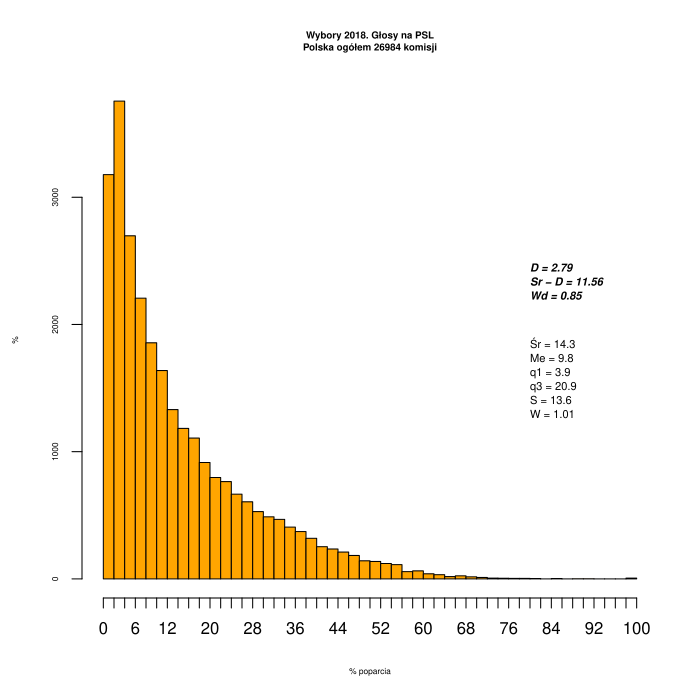

Source code (R):
#!/usr/bin/Rscript
# Skrypt wykreślna różnego rodzaju histogramy dla danych z pliku ws2018_komitety_by_komisja_T.csv
#
require (ggplot2)

estimatedMode <- function(x) { d <- density(x, na.rm=T); d$x[which.max(d$y)] }

showVotes <- function(df, x, co, region, N, minN) {
   ## showVotes = wykreśla histogram dla województwa (region)
   kN <- nrow(df)
   sX <- summary(df[[x]], na.rm=TRUE);
   sV <- sd(df[[x]], na.rm=TRUE)
   ## współczynnik skośności Pearsona
   skewness <- 3 * (sX[["Mean"]] - sX[["Median"]])/sV
   Mo <- estimatedMode(df[[x]])
   skewnessMo <- (sX[["Mean"]] - Mo)/sV

   summary_label <- sprintf ("Śr = %.1f\nMe = %.1f\nq1 = %.1f\nq3 = %.1f\nS = %.1f\nW = %.2f", 
     sX[["Mean"]], sX[["Median"]],
     sX[["1st Qu."]], sX[["3rd Qu."]], sV, skewness)
   summary_label_bold <- sprintf ("D = %.2f\nSr - D = %.2f\nWd = %.2f", Mo, sX[["Mean"]] - Mo, skewnessMo)

   if (minN < 1) {
   t <- sprintf("Wybory 2018. Głosy na %s\n%s ogółem %d komisji", co, region, kN ) } 
   else { t <- sprintf("Wybory 2018. Głosy na %s\n%s ogółem %d komisji (N>%d)", co, region, kN, minN ) } 

   h <- hist(df[[x]], breaks=kpN, freq=TRUE, col="orange", main=t, 
     ylab="%", xlab="% poparcia", labels=F, xaxt='n' )
     axis(side=1, at=kpN, cex.axis=2, cex.lab=2)
    ## pozycja tekstu zawierającego statystyki opisowe
   posX <- .50 * max(h$counts)
   posY <- .66 * max(h$counts)
   text(80, posX, summary_label, cex=1.4, adj=c(0,1) )
   text(80, posY, summary_label_bold, cex=1.4, adj=c(0,1), font=4)
}


## Wczytanie danych; obliczenie podst. statystyk:
komisje <- read.csv("ws2018_komisje_wyniki.csv", 
   sep = ';', header=T, na.string="NA");

summary(komisje$PSL); summary(komisje$PiS); summary(komisje$PO);
fivenum(komisje$PSLp); fivenum(komisje$PiSp); fivenum(komisje$POp);

## ## ###
par(ps=6,cex=1,cex.axis=1,cex.lab=1,cex.main=1.2)
kpN <- seq(0, 100, by=2);
kpX <- c(0, 10,20,30,40,50,60,70,80,90, 100);
kN <- nrow(komisje)
region <- "Polska"
minTurnout <- 0

## cała Polska:
showVotes(komisje, "PSLp", "PSL", region, kN, minTurnout);
showVotes(komisje, "PiSp", "PiS", region, kN, minTurnout);
showVotes(komisje, "POp",  "PO",  region, kN, minTurnout);
showVotes(komisje, "SLDp", "SLD", region, kN, minTurnout);

## Cała Polska (bez małych komisji):
## ( późniejszych analizach pomijane są małe komisje)
#minTurnout <- 49
#komisje <- subset (komisje, totalG > minTurnout); 
#kN <- nrow(komisje)
#
#showVotes(komisje, "PSLp", "PSL", region, kN, minTurnout);
#showVotes(komisje, "PiSp", "PiS", region, kN, minTurnout);
#showVotes(komisje, "POp",  "PO",  region, kN, minTurnout);
#
## Typ gminy U/R (U=gmina miejska ; R=inna niż miejska)
#komisjeW <- subset (komisje, typ == "U"); 
#kN <- nrow(komisjeW)
#region <- "Polska/g.miejskie"
#showVotes(komisjeW, "PSLp", "PSL", region, kN, minTurnout);
#showVotes(komisjeW, "PiSp", "PiS", region, kN, minTurnout);
#showVotes(komisjeW, "POp",  "PO",  region, kN, minTurnout);
#
##komisjeW <- subset (komisje, typ == "R"); 
#kN <- nrow(komisjeW)
#region <- "Polska/g.niemiejskie"
#showVotes(komisjeW, "PSLp", "PSL", region, kN, minTurnout);
#showVotes(komisjeW, "PiSp", "PiS", region, kN, minTurnout);
#showVotes(komisjeW, "POp",  "PO",  region, kN, minTurnout);

## woj = dwucyfrowy kod teryt województwa:
komisje$woj <- substr(komisje$terytP, start=1, stop=2)

cN <- c("dolnośląskie", "dolnośląskie", "kujawsko-pomorskie",
 "lubelskie", "lubuskie", "łódzkie", "małopolskie", "mazowieckie",
 "opolskie", "podkarpackie", "podlaskie", "pomorskie", "śląskie",
 "świętokrzyskie", "warmińsko-mazurskie", "wielkopolskie",
 "zachodniopomorskie");
cW <- c("02", "04", "06", "08", "10", "12", "14", "16", "18",
 "20", "22", "24", "26", "28", "30", "32");

## wszystkie województwa po kolei:
for (w in 1:16) {
  wojS <- cW[w]
  ###region <- cN[w];
  region <- sprintf ("%s (%s)", cN[w], wojS);

  komisjeW <- subset (komisje, woj == wojS); ##

  showVotes(komisjeW, "PSLp", "PSL", region, kN, minTurnout);
  showVotes(komisjeW, "PiSp", "PiS", region, kN, minTurnout);
  showVotes(komisjeW, "POp",  "PO",  region, kN, minTurnout);
}

## ## koniec
